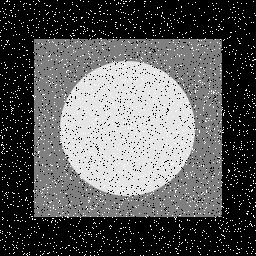
#> input picture Lab4/Ex1/salt.tif, 256 x 256 px
$ python Salt.py
#> lines starting #> are read from the running program, lines starting #| are printed output that depends on the picture; after the words box and inside, x2 and y2 are one past the last pixel; in counts of white or black regions, pixels touching at a corner belong together
#> further down, img is the input picture: shape (256, 256); min 0, max 255, mean 90.9
import cv2
import numpy as np
from PIL import Image

#Global Variables
lowThreshold = 0
highThreshold = 200
ratio = 3
apertureSize = 10

def CannyThreshold(lowThreshold):
    #Apply gaussian blur with kernel of 11X11
#> called with lowThreshold = 0
    blurred_image = cv2.GaussianBlur(img,(11,11),3)
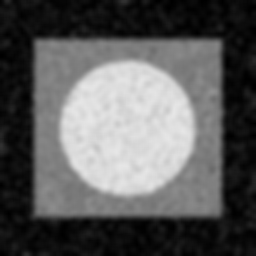
#> blurred_image: shape (256, 256); min 0, max 231, mean 91
    #Detect edges with Canny
    detected_edges = cv2.Canny(blurred_image,lowThreshold,lowThreshold*ratio,apertureSize)
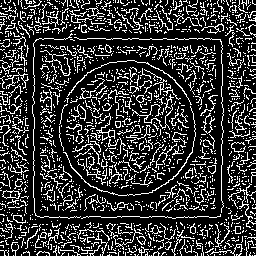
#> detected_edges: shape (256, 256); 21% white in thin lines or dots

    #For the rectangle only image
    blurred_rectangle = cv2.GaussianBlur(img,(11,11),1)
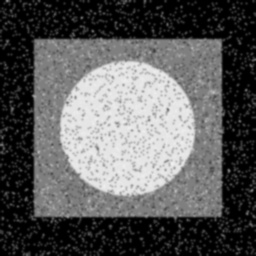
#> blurred_rectangle: shape (256, 256); min 0, max 241, mean 90.9
    #Save an image with the rectangle only to color it red, 135 is the lowest threshold at which
    #the circle disappears completely and the rectangle is about to disappear
    rectangleOnly = cv2.Canny(blurred_rectangle,183,183*3,apertureSize)
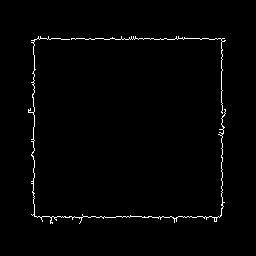
#> rectangleOnly: shape (256, 256); 1.3% white in thin lines or dots, all inside (x1, y1, x2, y2) = (28, 36, 226, 224)

    #Show Image
    cv2.imshow('Salt Edge Detected', detected_edges)
    cv2.imwrite('Salt Edge Detected.jpg', detected_edges)
    cv2.imwrite('Salt with rectangle only.jpg', rectangleOnly)

#Open the image
img = cv2.imread('salt.tif', 0)

#Create trackbar and window
cv2.namedWindow('Salt Edge Detected')
cv2.createTrackbar('Threshold','Salt Edge Detected',lowThreshold, highThreshold, CannyThreshold)

#Initialization
CannyThreshold(0)


#Open the rectangle only image to paint red
image = Image.open("Salt with rectangle only.jpg").convert('RGB')

#Load pixels in the image
pix = image.load()
redTuple=(255,0,0)

x=image.size[0]
#> x = 256
y=image.size[1]
#> y = 256

#Color pixels if they're not black
for i in range(x):
  for j in range(y):
    if(pix[i,j]!=(0,0,0)):
        pix[i,j]=redTuple

result=image.save("Salt Red.jpg")
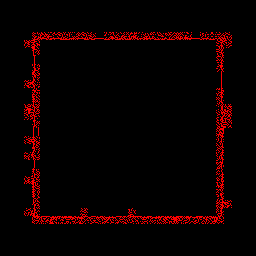
#> saved as Salt Red.jpg: PIL image 256x256 RGB; mean R, G, B 11.4, 0, 0


#Close the window on keyboard press
if cv2.waitKey(0) == 27:
#> (key Esc is pressed here)
    cv2.destroyAllWindows()

#Combine the two images, the red rectangle image with the edge detected image
imageOne=Image.open('Salt Edge Detected.jpg')
imageTwo=Image.open('Salt Red.jpg')
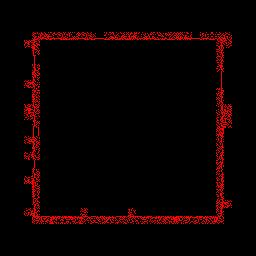
#> imageTwo: PIL image 256x256 RGB; mean R, G, B 11.9, 2, 2.1

imageTwo.paste(imageOne,(0,0),imageOne)
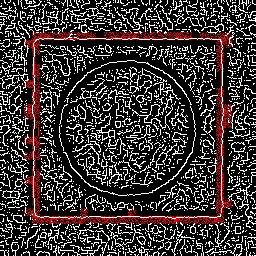
#> imageTwo: PIL image 256x256 RGB; mean R, G, B 63.1, 54.8, 54.9
imageTwo.save("Final Result.jpg")
